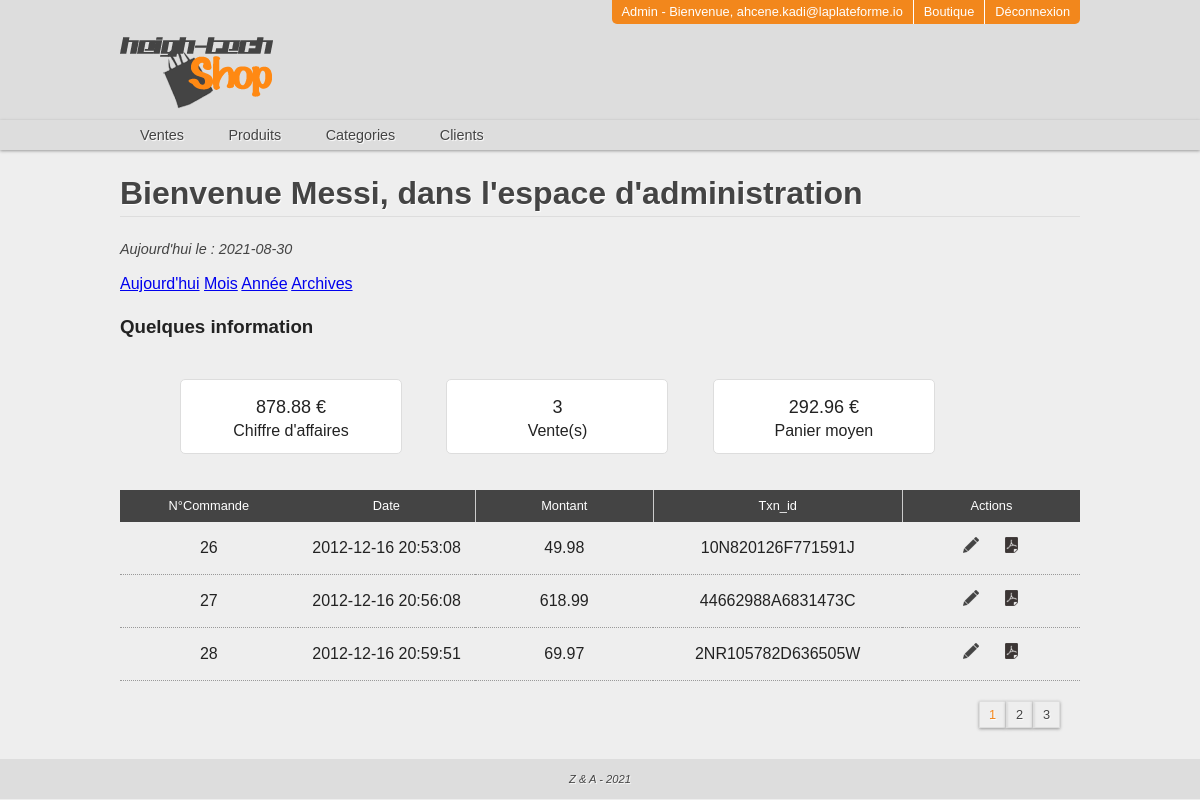
/admin/index.php?choix=all (signed in), run on the app's committed database.
### tables this page shows
CREATE TABLE `orders` (
  `id` int(11) NOT NULL,
  `user_id` int(11) NOT NULL,
  `amount` float NOT NULL,
  `created` datetime NOT NULL,
  `datas` text NOT NULL,
  `txn_id` varchar(255) NOT NULL
);

### Classes/Db.php (called while the page is built, shortened)
<?php
class Db{
	private $host=HOST;
	private $name=DBNAME;
	private $user=USER;
	private $pass=PWD;
	private $connexion;
	function __construct($host=null,$name=null,$user=null,$pass=null){
		try{
			$this->connexion = new PDO('mysql:host='.$this->host.';dbname='.$this->name,
				$this->user,$this->pass,array(
					1002 =>'SET NAMES UTF8',
					PDO::ATTR_ERRMODE => PDO::ERRMODE_WARNING
					));
			$this->connexion->exec('SET NAMES utf8');
		}catch (PDOException $e){
			echo $e->getMessage();
		}
	}
	public function query($sql , $data=array()){
		$req = $this->connexion->prepare($sql);
		$req->execute($data);
		return $req->fetchAll(PDO::FETCH_OBJ);
	}
}

### admin/includes/includes.php (called while the page is built, shortened)
<?php session_start();
require_once '../Classes/Db.php';
$DB = new Db();
 ?>

### admin/index.php (the view, shortened to what this page needs)
<?php require 'includes/includes.php';
if(!empty($_GET) && isset($_GET['choix'])){
  switch ($_GET['choix'])
  {
    default:
        $total = $DB->query('SELECT SUM(amount) as total,count(*) as nbr FROM orders ');
      break;
  }
}else
  {
  $total = $DB->query('SELECT SUM(amount) as total,count(*) as nbr FROM orders WHERE DATE(created) = CURRENT_DATE() ');
  }
$perpage = 3;
$nbr_pages = ceil($total[0]->nbr /$perpage);
if(isset($_GET['page'])){
  $page = intval($_GET['page']);
  if($page>$nbr_pages){
    $page = $nbr_pages;
  }
}else{
  $page =1;
}
$premierPage = ($page - 1)* $perpage;
 require 'includes/header.php'; ?>
      <h1>Bienvenue <?php echo $_SESSION['user']['nom']; ?>, dans l'espace d'administration</h1>
      <p><?php echo "Aujourd'hui le : ". date('Y-m-d'); ?>
        <div>
          <span><a href="index.php?choix=day">Aujourd'hui</a></span>
          <span><a href="index.php?choix=month">Mois</a></span>
          <span><a href="index.php?choix=year">Année</a></span>
          <span><a href="index.php?choix=all">Archives</a></span>
        </div>
     <?php
     if(!empty($_GET) && isset($_GET['choix'])){
        switch ($_GET['choix'])
        {
          default:
               $orders = $DB->query('SELECT * FROM orders  ORDER BY id LIMIT '.$premierPage.','.$perpage.'');
            break;
        }
      } else
        $orders = $DB->query('SELECT * FROM orders WHERE DATE(created) = CURRENT_DATE() ORDER BY id LIMIT '.$premierPage.','.$perpage.''); ?>
    <div>
       <h3>Quelques information</h3>
     <ul class="cadre">
      <li><span><?php echo number_format($total[0]->total,2); ?> €</span>Chiffre d'affaires</li>
       <li><span><?php echo count($orders); ?></span>Vente(s)</li>
        <li><span><?php echo (count($orders)>0)?number_format($total[0]->total/count($orders),2):0; ?> €</span>Panier moyen</li>
     </ul>
    </div>
    <table>
      <thead>
        <tr>
          <th>N°Commande</th>
          <th>Date</th>
          <th>Montant</th>
          <th>Txn_id</th>
          <th>Actions</th>
        </tr>
      </thead>
      <tbody>
        <?php foreach ($orders as $order): ?>
          <tr>
            <td><?php echo $order->id ?></td>
             <td><?php echo $order->created ?></td>
              <td><?php echo $order->amount ?></td>
               <td><?php echo $order->txn_id ?></td>
                <td>
                  <a href="editOrder.php?id=<?php echo $order->id ?>" class="edit"></a>
                   <a href="pdfOrder.php?id=<?php echo $order->id ?>" class="pdf"></a>
                </td>
          </tr>
        <?php endforeach ?>
      </tbody>
    </table>
    <?php if($nbr_pages >1): ?>
      <div class="pagination">
        <ul>
        <?php
          for ($i=1; $i<= $nbr_pages; $i++){
            if($i == $page){
              echo '<li class="active"><a href="">'.$i.'</a></li>';
            }else{
              echo '<li><a href="index.php?page='.$i.'&choix='.$_GET["choix"].'">'.$i.'</a></li>';
            }
          }
         ?>
        </ul>
      </div>
      <?php endif ?>
<?php require 'includes/footer.php'; ?>

### css/style.css (style rules this page uses)
html { font-size: 100%; -webkit-text-size-adjust: 100%; -ms-text-size-adjust: 100%; }
html, button, input, select, textarea { font-family: sans-serif; color: #222; }
body { margin: 0; font-size: 1em; line-height: 1.4; }
a { color: #00e; }
ul, ol { margin: 1em 0; padding: 0 0 0 40px; }
table { border-collapse: collapse; border-spacing: 0; }
td { vertical-align: top; }

### css/main.css (style rules this page uses)
h1 { color: #444; font-size: 2em; text-shadow: 1px 1px 1px white; border-bottom: 1px solid #ddd; }
p { font-size: 0.9em; color: #444; font-style: italic; }
body { background-color: #EEE; }
table { width: 100%; }
table thead th { height: 30px; background: #444; color: #FFF; font-size: .8em; font-weight: normal; width: 10%; border-right: 1px solid #CCC; }
table thead th:first-child, table thead th:last-child { border: none; }
table tbody td { text-align: center; line-height: 50px; border-bottom: 1px dotted #999; }
table tbody td a { display: inline-block; width: 16px; height: 16px; margin: 0 10px; background: url(../img/sprite.png) 0 0 no-repeat; }
.pdf { background-position: -80px 0px; }
.edit { background-position: -16px 0px; }
.pagination { text-align: right; }
.pagination ul { margin: 20px auto; margin-right: 20px; list-style: none; padding: 0; }
.pagination ul li { display: inline-block; width: 25px; height: 25px; border: 1px solid #ddd; text-align: center; -webkit-box-shadow: 0 1px 3px #999999; -moz-box-shadow: 0 1px 3px #999999; box-shadow: 0 1px 3px #999999; }
.pagination ul li a { display: block; text-decoration: none; line-height: 25px; color: #444!important; font-size: .8em; text-shadow: 1px 1px 1px white; }
.pagination ul li.active a { color: #f2871c!important; }

### css/admin.css (style rules this page uses)
ul.cadre { list-style: none; }
ul.cadre li { text-align: center; background-color:#FFFFFF; background-position:initial initial; background-repeat:initial initial; border:1px solid #DDDDDD; border-bottom-left-radius:5px; border-bottom-right-radius:5px; border-top-left-radius:5px; border-top-right-radius:5px; display:inline-block; padding:10px; margin:20px; min-width:200px; }
ul.cadre li span { display: block; height:20px; width:auto; font-size: 18px!important; margin:5px; }

### data on the page
orders: id "26", created "2012-12-16 20:53:08", amount "49.98", txn "10N820126F771591J"
orders: id "27", created "2012-12-16 20:56:08", amount "618.99", txn "44662988A6831473C"
orders: id "28", created "2012-12-16 20:59:51", amount "69.97", txn "2NR105782D636505W"

### other printed values
$_SESSION['user']['email'] "ahcene.kadi@laplateforme.io"
$_SESSION['user']['nom'] "Messi"
$total[0]->total "878.88"
count($orders) "3"
$total[0]->total/count($orders) "292.96"
